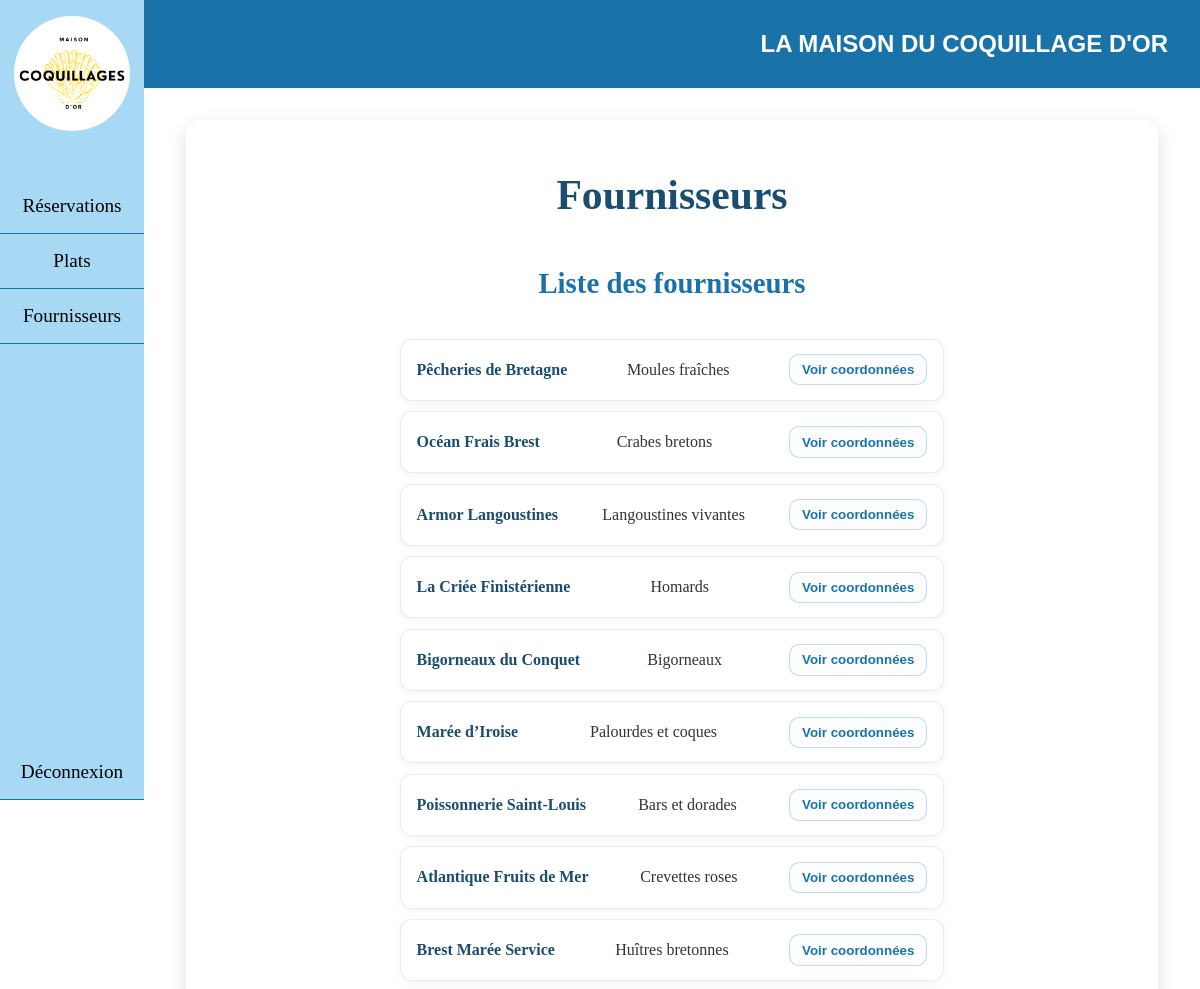
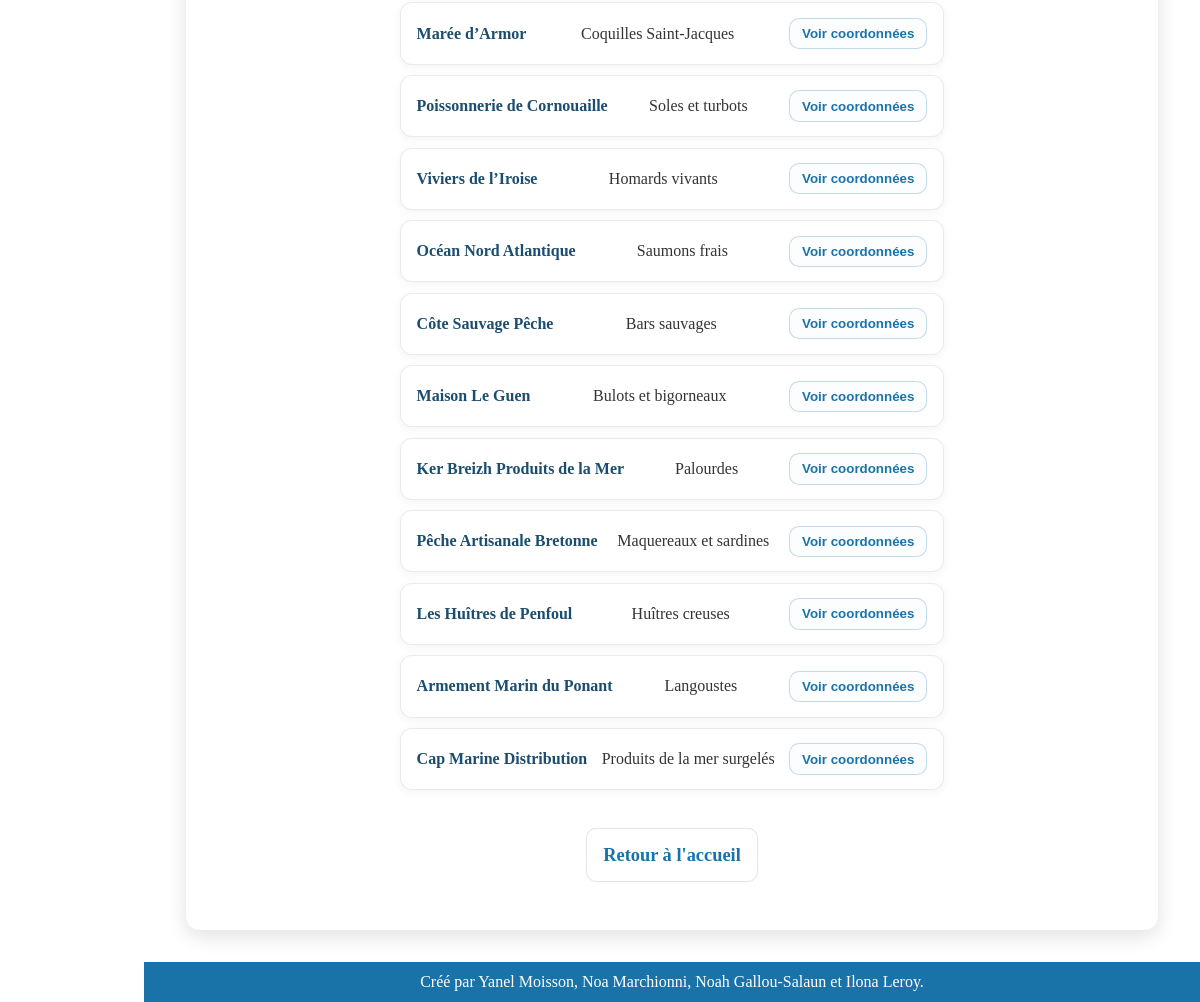
Screenshot of /pages/fournisseurs.php (signed in) with the database file from the repository (2 pictures, top to bottom).
### tables this page shows
CREATE TABLE IF NOT EXISTS `fournisseurs` (
  `id` int NOT NULL AUTO_INCREMENT,
  `nom` varchar(100) NOT NULL,
  `produit` varchar(150) NOT NULL,
  `adresse` varchar(255) DEFAULT NULL,
  `telephone` varchar(50) DEFAULT NULL,
  `date_contrat` date DEFAULT NULL,
  PRIMARY KEY (`id`)
);

### pages/fournisseurs.php (the view, shortened to what this page needs)
<?php
    include "connexion.php";
?>
<!DOCTYPE html>
<html lang="fr">
    <head>
        <link rel="stylesheet" href="../assets/css/style.css">
    </head>
    <body>
        <div class="container">
            <div class="sidebar">
                <img class="logo" src="../assets/images/Logo-Coquillages.png" alt="Logo">
                <nav class="sidebar-nav">
                    <ul class="sidebar-ul">
                        <a class="sidebar-lien" href="reservations.php"><li>Réservations</li></a>
                        <a class="sidebar-lien" href="plats.php"><li>Plats</li></a>
                        <a class="sidebar-lien" href="fournisseurs.php"><li>Fournisseurs</li></a>
                        <a class="sidebar-lien deconnexion" href="deconnexion.php"><li>Déconnexion</li></a>
                    </ul>
                </nav>
            </div>
            <div class="other">
                <header class="header">
                    <h2><a href="../dashboard.php" class="nav-title">La maison du coquillage d'or</a></h2>
                </header>
                <section class="content">
                    <div class="home-box">
                        <h1>Fournisseurs</h1>
                        <h2>Liste des fournisseurs</h2>
                        <?php
                            $sql = "SELECT * FROM fournisseurs";
                            $stmt = $conn->prepare($sql);
                            $stmt->execute();
                            $fournisseurs = $stmt->fetchAll(PDO::FETCH_ASSOC);
                            if (empty($fournisseurs)) {
                                echo "<p>Aucun fournisseur trouvé.</p>";
                            } else {
                                echo "<ul>";
                                foreach ($fournisseurs as $f) {
                                    echo "<li class='list-row'>";
                                    echo "<div class='col col-name'>
                                            <strong>" . htmlspecialchars($f["nom"]) . "</strong>
                                        </div>";
                                    echo "<div class='col col-produit'>
                                            " . htmlspecialchars($f["produit"]) . "
                                        </div>";
                                    echo "<div class='col col-actions'>";
                                    echo "<form method='POST'>";
                                        echo "<button type='submit' class='btn-secondary'>Voir coordonnées</button>";
                                    echo "</form>";
                                    echo "</div>";
                                    echo "</li>";
                                }
                                echo "</ul>";
                            }
                        ?>
                        <p><a href="../dashboard.php">Retour à l'accueil</a></p>
                    </div>
                </section>
                <footer class="footer">
                    <p>Créé par Yanel Moisson, Noa Marchionni, Noah Gallou-Salaun et Ilona Leroy.</p>
                </footer>
            </div>
        </div>
    </body>
</html>

### assets/css/style.css (style rules this page uses)
* { padding: 0; margin: 0; box-sizing: border-box; }
:root { --border-bleu: rgba(26,115,168,0.25); --bleu-foncé-plus: #1b4d6e; --bleu-foncé: #1A73A8; --bleu-clair: #A7D9F5; --blanc: #fff; --noir: #000; }
html, body { height: 100%; }
.sidebar { position: fixed; top: 0; left: 0; width: 12%; height: 100vh; background-color: var(--bleu-clair); display: flex; flex-direction: column; align-items: center; }
.logo { width: 80%; height: auto; border-radius: 100px; margin-top: 1rem; }
.sidebar-nav { margin-top: 3rem; width: 100%; flex-grow: 1; display: flex; }
.sidebar-ul { list-style: none; display: flex; flex-direction: column; width: 100%; }
.sidebar-ul li { width: 100%; text-align: center; padding: 1rem 0; border-bottom: 1px solid var(--bleu-foncé); }
.sidebar-lien { text-decoration: none; color: var(--noir); font-size: 1.2rem; }
.sidebar-lien.deconnexion { margin-top: auto; }
.header { position: fixed; top: 0; left: 12%; width: 88%; height: 11vh; background-color: var(--bleu-foncé); display: flex; justify-content: end; align-items: center; z-index: 10; }
.header h2 { margin-right: 2rem; color: var(--blanc); text-transform: uppercase; font-size: 1.5rem; font-family: Arial, Helvetica, sans-serif; }
.nav-title { color: inherit; text-decoration: none; }
.content { margin-left: 12%; width: 88%; padding-top: 11vh; padding-bottom: 5vh; min-height: 100vh; display: flex; justify-content: center; align-items: center; }
.home-box { background:var(--blanc); width:92%; min-height:70vh; margin:2rem auto; padding:3rem; border-radius:14px; box-shadow:0 6px 20px rgba(0,0,0,0.12); display:flex; flex-direction:column; justify-content:flex-start; align-items:center; text-align:center; gap:1.4rem; }
.home-box h1 { font-size:2.6rem; font-weight:800; color: var(--bleu-foncé-plus); margin:0.2rem 0 0.6rem; }
.home-box h2 { font-size:1.8rem; font-weight:700; color:var(--bleu-foncé); margin:1rem 0 0.2rem; }
.home-box p { font-size:1.15rem; line-height:1.6; max-width:900px; }
.home-box a[href*="dashboard.php"] { display:inline-block; padding:0.7rem 1rem; border-radius:10px; border:1px solid rgba(0,0,0,0.10); background:var(--blanc); text-decoration:none; font-weight:900; color:var(--bleu-foncé); }
.home-box ul { width: fit-content; list-style: none; padding: 0; margin: 0.8rem auto 1rem; display: flex; flex-direction: column; gap: 0.65rem; }
.home-box ul li { display: flex; justify-content: space-between; align-items: center; gap: 0.9rem; padding: 0.9rem 1rem; background: var(--blanc); border: 1px solid rgba(0,0,0,0.08); border-radius: 12px; box-shadow: 0 2px 10px rgba(0,0,0,0.05); text-align: left; }
.home-box ul li strong { color: var(--bleu-foncé-plus); font-weight: 900; }
.home-box ul li form { margin: 0; }
.home-box ul li button { padding: 0.45rem 0.75rem; border-radius: 10px; border: 1px solid var(--border-bleu); background: #fbfdff; font-weight: 900; cursor: pointer; white-space: nowrap; }
.list-row { display: grid; grid-template-columns: 2fr 2fr 2fr; align-items: center; gap: 1rem; padding: 0.9rem 1.2rem; background: var(); border-radius: 10px; box-shadow: 0 2px 8px rgba(0,0,0,0.06); }
.col { display: flex; align-items: center; gap: 0.6rem; }
.col-name { font-weight: 600; color: var(--bleu-foncé-plus); }
.col-produit { color: #333; }
.col-actions { display: flex; justify-content: flex-end; gap: 0.6rem; }
.btn-secondary { padding: 0.45rem 0.9rem; border-radius: 8px; border: 1px solid #b7d6f2; background: #f5fbff; color: var(--bleu-foncé); font-weight: 600; cursor: pointer; }
.footer { position: fixed; bottom: 0; left: 12%; width: 88%; height: 5vh; background-color: var(--bleu-foncé); display: flex; justify-content: center; align-items: center; color: var(--blanc); z-index: 10; }

### rows the page displays
fournisseurs: nom "Pêcheries de Bretagne", produit "Moules fraîches"
fournisseurs: nom "Océan Frais Brest", produit "Crabes bretons"
fournisseurs: nom "Armor Langoustines", produit "Langoustines vivantes"
fournisseurs: nom "La Criée Finistérienne", produit "Homards"
fournisseurs: nom "Bigorneaux du Conquet", produit "Bigorneaux"
fournisseurs: nom "Marée d’Iroise", produit "Palourdes et coques"
fournisseurs: nom "Poissonnerie Saint-Louis", produit "Bars et dorades"
fournisseurs: nom "Atlantique Fruits de Mer", produit "Crevettes roses"
fournisseurs: nom "Brest Marée Service", produit "Huîtres bretonnes"
fournisseurs: nom "Marée d’Armor", produit "Coquilles Saint-Jacques"
fournisseurs: nom "Poissonnerie de Cornouaille", produit "Soles et turbots"
fournisseurs: nom "Viviers de l’Iroise", produit "Homards vivants"
fournisseurs: nom "Océan Nord Atlantique", produit "Saumons frais"
fournisseurs: nom "Côte Sauvage Pêche", produit "Bars sauvages"
fournisseurs: nom "Maison Le Guen", produit "Bulots et bigorneaux"
fournisseurs: nom "Ker Breizh Produits de la Mer", produit "Palourdes"
fournisseurs: nom "Pêche Artisanale Bretonne", produit "Maquereaux et sardines"
fournisseurs: nom "Les Huîtres de Penfoul", produit "Huîtres creuses"
fournisseurs: nom "Armement Marin du Ponant", produit "Langoustes"
fournisseurs: nom "Cap Marine Distribution", produit "Produits de la mer surgelés"
